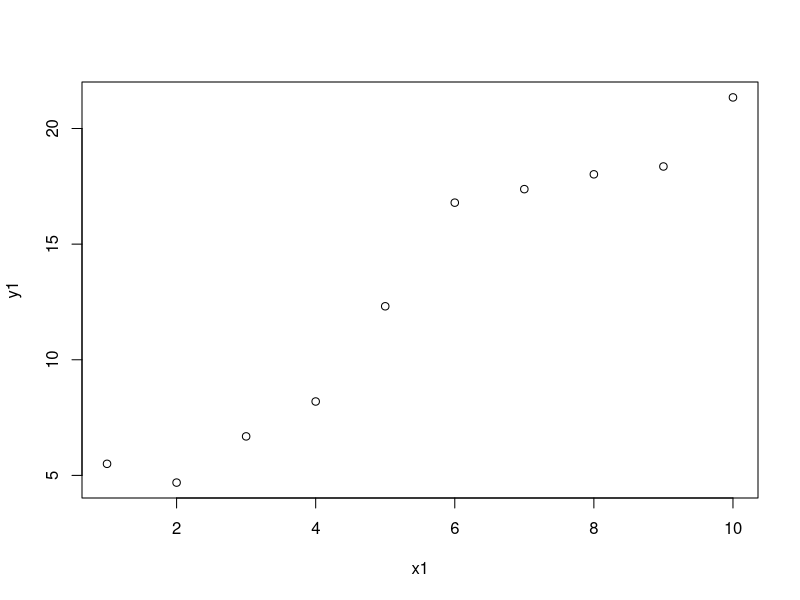
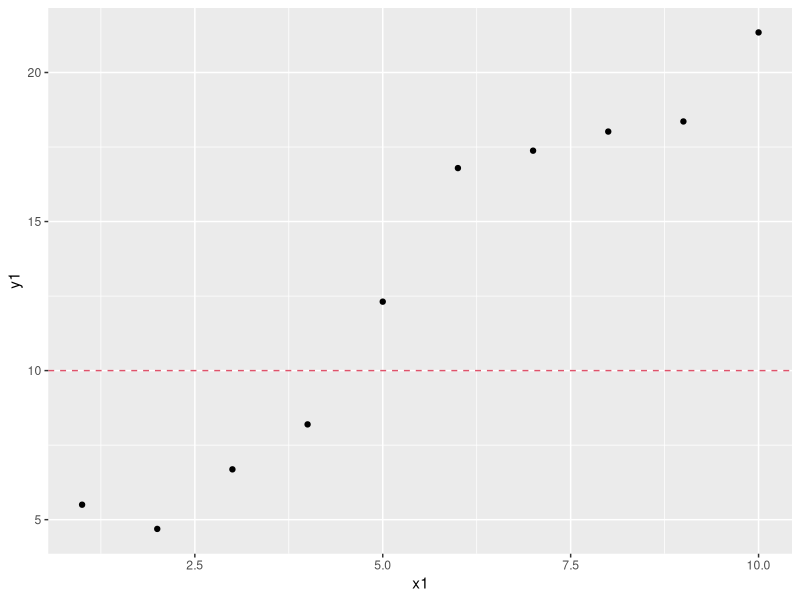

These figures' R source, in order:
x1<-1:10
y1<-1+2*x1 + rnorm(10,mean=0,sd=2)
plot(x1,y1)


library(ggplot2)

df<-data.frame(x1, y1)
ggplot(df, aes(x=x1, y=y1))+geom_point()+
  geom_hline(yintercept=10, linetype=2, color=2)
